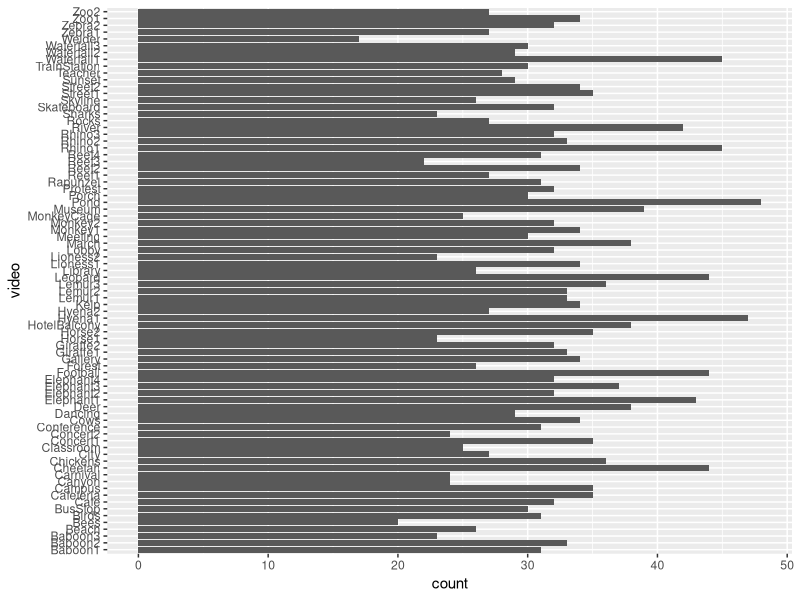
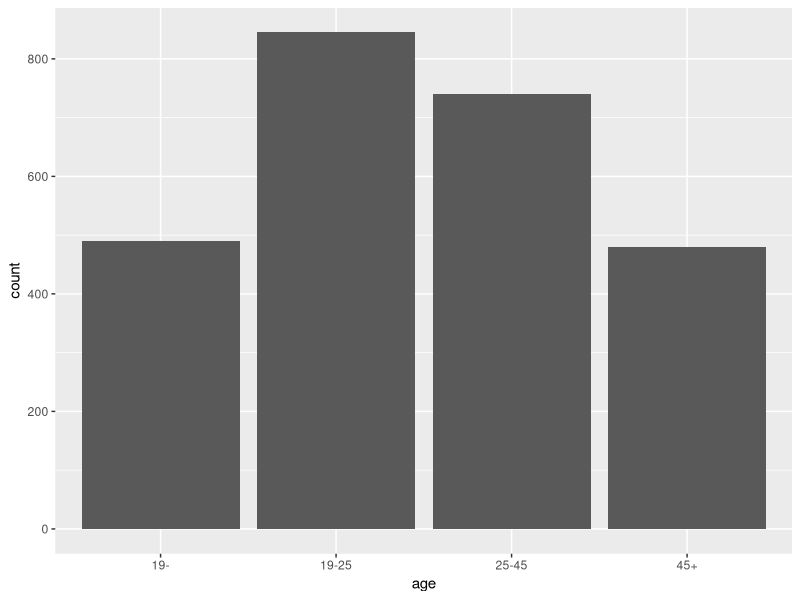
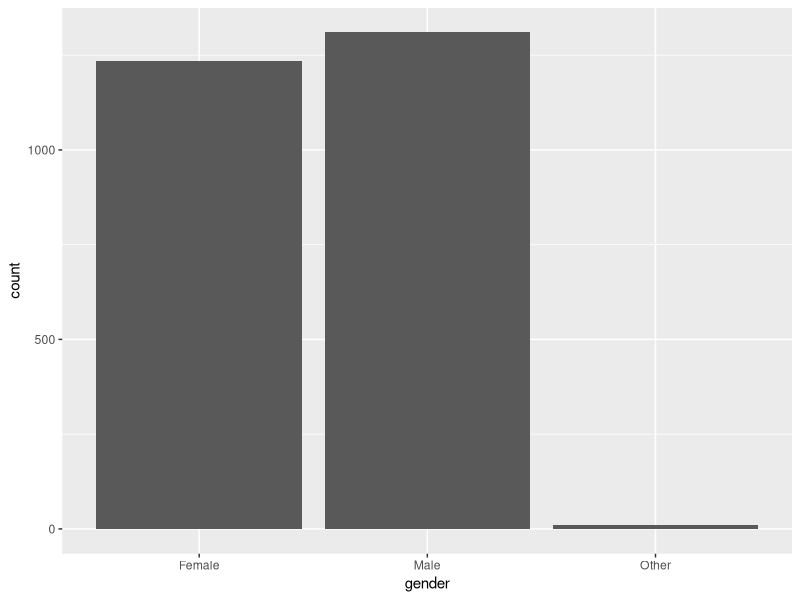
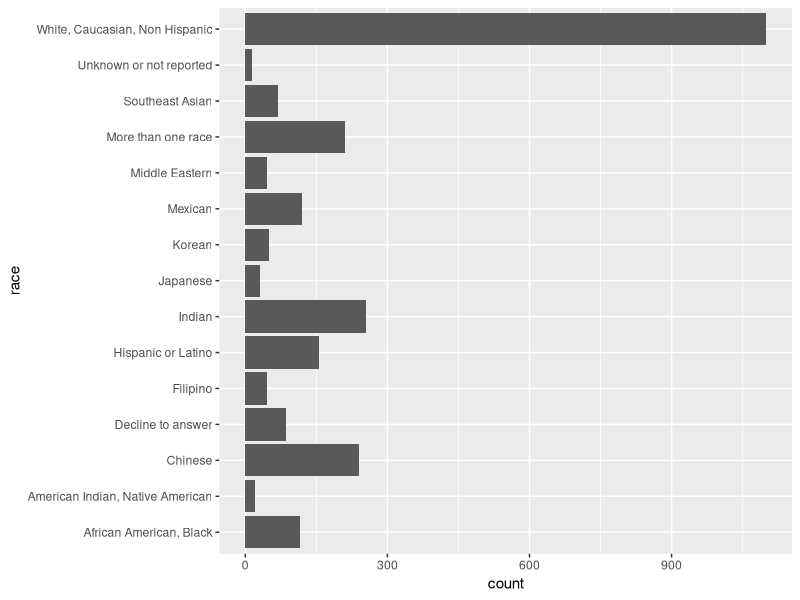
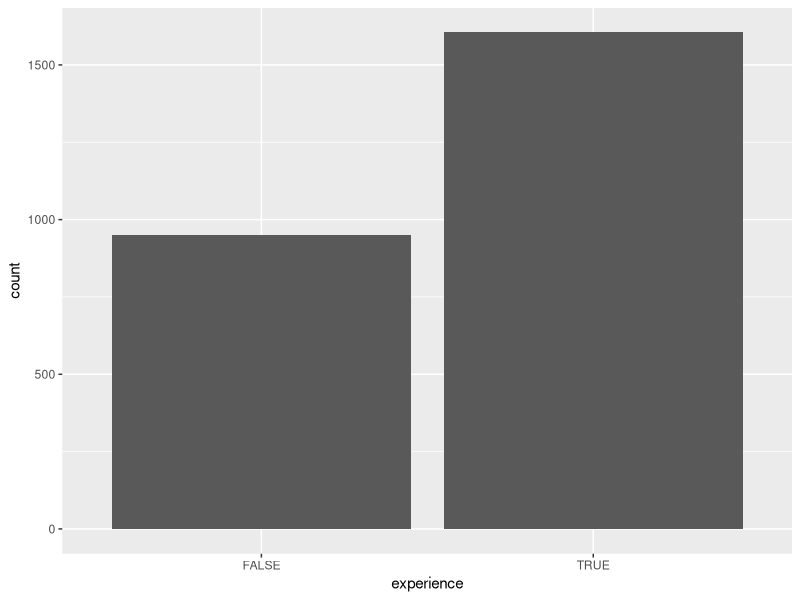
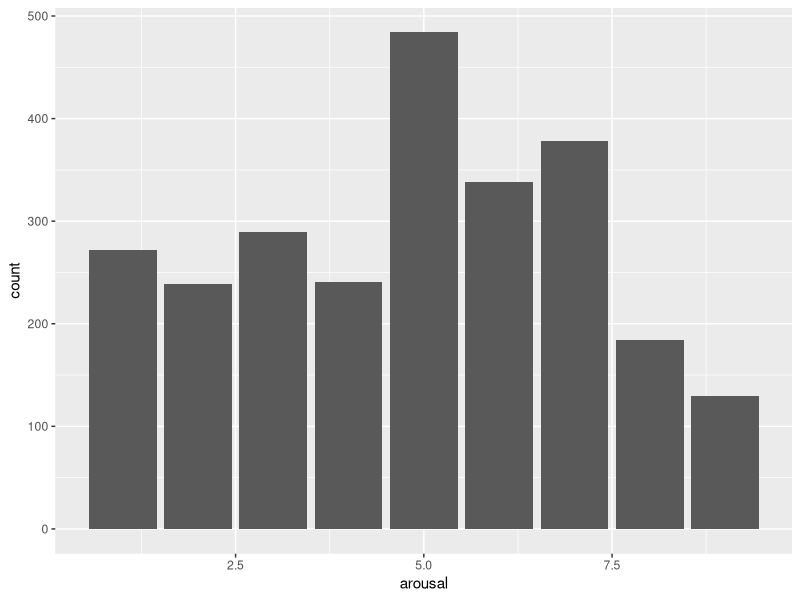
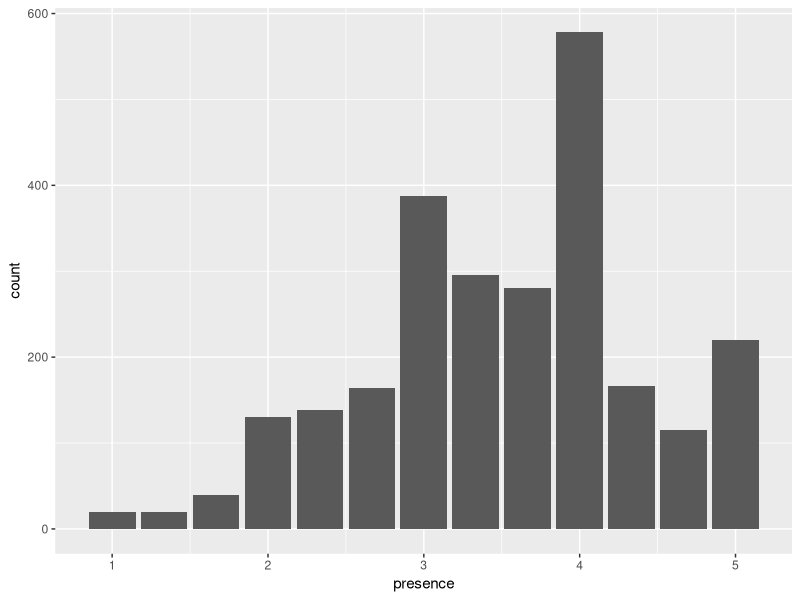
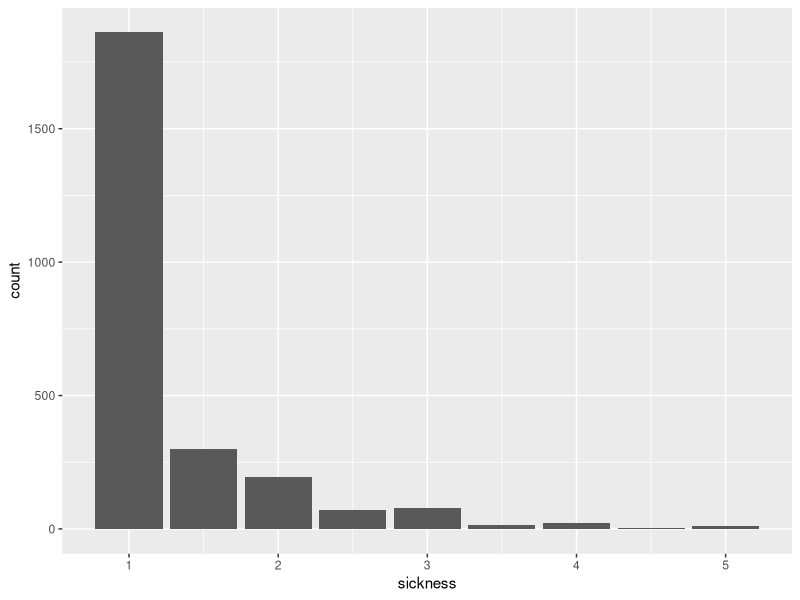

Write R code to recreate these figures, in order.
## ---- chunk 1
library(tidyverse)
knitr::opts_chunk$set(echo=F,fig.width=5, fig.height=3)

psych_360 <- read_csv('psych-360.csv')
## ---- chunk 2
psych_360 %>% head(10) %>% knitr::kable()
## ---- chunk 3
# When grouping by PID only, how many PIDs have more than 5 rows associated with them?
psych_360 %>% 
  group_by(pid) %>%
  count() %>%
  filter(n != 5) %>%
  nrow

# Instead, it's better to group by PID and Location if you want participants to be uniquely grouped
psych_360 %>%
  group_by(pid, location) %>%
  count() %>%
  filter(n != 5) %>%
  nrow()
## ---- chunk 4
psych_360 %>% 
  ggplot(aes(x=video)) +
  geom_bar() +
  coord_flip()
## ---- chunk 5
psych_360 %>% 
  ggplot(aes(x=age)) +
  geom_bar()
## ---- chunk 6
psych_360 %>% 
  ggplot(aes(x=gender)) +
  geom_bar()
## ---- chunk 7
psych_360 %>% 
  ggplot(aes(x=race)) +
  geom_bar() +
  coord_flip()
## ---- chunk 8
psych_360 %>% 
  ggplot(aes(x=experience)) +
  geom_bar()
## ---- chunk 9
psych_360 %>% 
  ggplot(aes(x=arousal)) +
  geom_bar()
## ---- chunk 10
psych_360 %>% 
  ggplot(aes(x=presence)) +
  geom_bar()
## ---- chunk 11
psych_360 %>% 
  ggplot(aes(x=sickness)) +
  geom_bar()
## ---- chunk 12
psych_360 %>% 
  ggplot(aes(x=preference)) +
  geom_bar()
## ---- chunk 13
psych_360 %>% 
  ggplot(aes(x=exploration)) +
  geom_histogram(bins=20)
